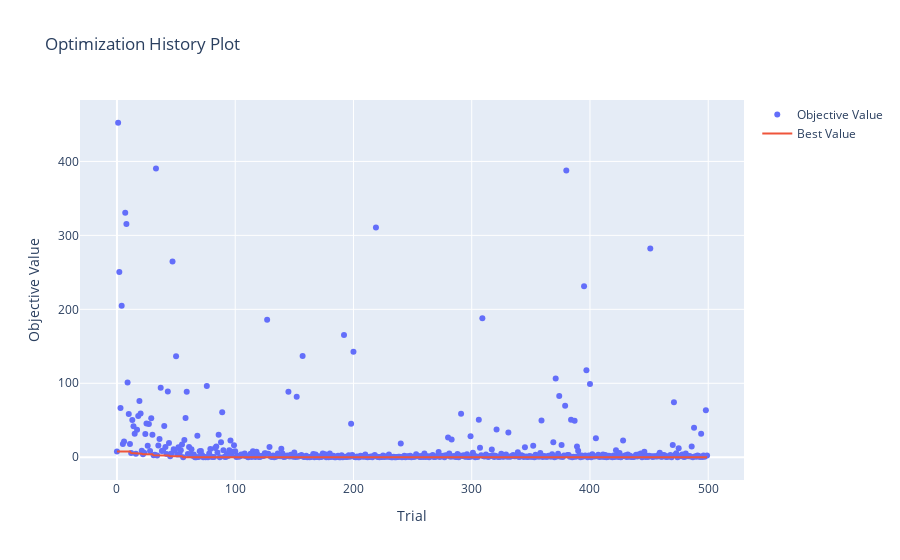

The code cell stored with this chart in its notebook:
### Code cell
# 최적화 히스토리 시각화
vis.plot_optimization_history(study).show()

### Figure 1 — Plotly figure (JSON) as saved in the notebook; plotly's stock layout.template omitted (floating-point values rounded to 4 significant figures; data arrays with more than 128 entries replaced by an {"elided": "..."} marker saying what was removed)
{"data": [{"mode": "markers", "name": "Objective Value", "type": "scatter", "x": {"elided": "500 int values"}, "y": {"elided": "500 float values"}}, {"mode": "lines", "name": "Best Value", "type": "scatter", "x": {"elided": "500 int values"}, "y": {"elided": "500 float values"}}, {"marker": {"color": "#cccccc"}, "mode": "markers", "name": "Infeasible Trial", "showlegend": false, "type": "scatter", "x": [], "y": []}], "layout": {"title": {"text": "Optimization History Plot"}, "xaxis": {"title": {"text": "Trial"}}, "yaxis": {"title": {"text": "Objective Value"}}}}
